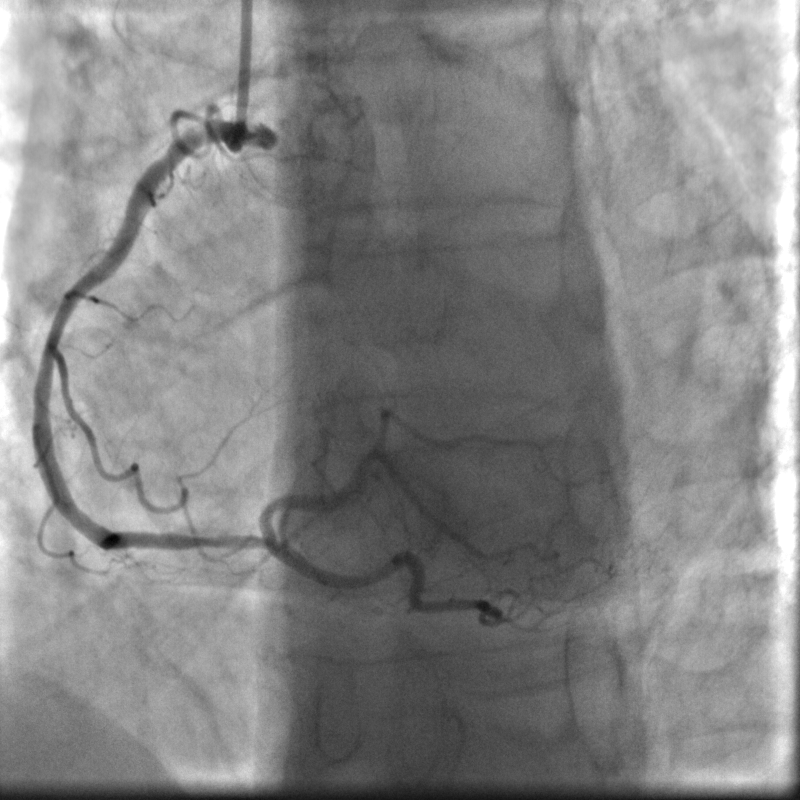
#> input picture Report_selected_images/14_021_1_0078.png, 800 x 800 px; its folder holds only this picture in this run
$ python -i preprocessing_teresa.py   (imports and definitions only)   (older library calls are emulated)
#> lines starting #> are read from the running program, lines starting #| are printed output that depends on the picture
#> further down, picture is the input picture: shape (800, 800); min 0, max 255, mean 132.8
import numpy as np
import cv2
from scipy.stats import entropy as scipy_entropy
from pathlib import Path
import matplotlib.pyplot as plt
from ipywidgets import interact, FloatSlider, Dropdown
import random
from src.utils import *
from src.preprocessing import *
from collections import defaultdict
from src.preprocessing import _sample_patient_frames
from src.preprocessing import subtract_background
from src.preprocessing import (
    _sample_patient_frames,
    subtract_background,
    histogram_match_realtime
)

from skimage.filters import frangi
from skimage.filters import sato
from skimage.morphology import skeletonize
from scipy.ndimage import binary_fill_holes
from skimage import exposure

from ipywidgets import interact
from ipywidgets import IntSlider
from ipywidgets import FloatSlider

from src.utils import load_image

# ─────────────────────────────────────────────────────────────
# Quality metrics
# ─────────────────────────────────────────────────────────────

def shannon_entropy(image):
    """
    Shannon entropy of the pixel intensity histogram.

    Measures how spread the histogram is across the 256 bins.
    A perfectly flat histogram (maximum information) = log2(256) ≈ 8 bits.
    A narrow, peaked histogram (low contrast) → low entropy.

    Parameters:
        image : grayscale uint8 numpy array

    Returns:
        float — entropy in bits (0–8)
    """
    hist, _ = np.histogram(image.ravel(), bins=256, range=(0, 256))
    hist = hist[hist > 0].astype(np.float64)
    prob = hist / hist.sum()
    return float(-np.sum(prob * np.log2(prob)))


# [19 lines left out: function laplacian_variance, not called in this run]


def tenengrad(image, ksize=3):
    """
    Tenengrad focus measure based on the Sobel gradient magnitude.

    More robust to noise than Laplacian variance because it uses
    directional gradients (Gx, Gy) rather than a second derivative.
    Useful as an alternative sharpness metric.

    Parameters:
        image : grayscale uint8 numpy array
        ksize : Sobel kernel size (default 3)

    Returns:
        float — mean squared gradient magnitude (higher = sharper)
    """
    gx = cv2.Sobel(image, cv2.CV_64F, 1, 0, ksize=ksize)
    gy = cv2.Sobel(image, cv2.CV_64F, 0, 1, ksize=ksize)
    return float(np.mean(gx**2 + gy**2))


# [20 lines left out: function composite_score, not called in this run]


# ─────────────────────────────────────────────────────────────
# Core: find optimal clip limit for a single image
# ─────────────────────────────────────────────────────────────

METRIC_FUNCTIONS = {
    "entropy":    shannon_entropy,
    "sharpness":  laplacian_variance,
    "tenengrad":  tenengrad,
    "composite":  None,           # handled separately
}

def find_optimal_clip(
    image,
    clip_range=(0.5, 4.0),
    n_steps=20,
    grid_size=(8, 8),
    metric="composite",
    alpha=0.6,
    beta=0.4,
):
    """
    Sweeps clip_limit values and selects the one that maximises the
    chosen quality metric after CLAHE is applied to `image`.

    Parameters:
        image      : grayscale uint8 numpy array (typically the middle frame
                     of a serie after background subtraction)
        clip_range : (min, max) of the clip_limit sweep
        n_steps    : number of candidate values to evaluate
        grid_size  : CLAHE tile grid size (default (8, 8))
        metric     : one of "entropy", "sharpness", "tenengrad", "composite"
        alpha      : composite weight for entropy   (ignored for other metrics)
        beta       : composite weight for tenengrad (ignored for other metrics)

    Returns:
        dict with keys:
            "optimal_clip"   : float — best clip_limit found
            "clips"          : list of clip values evaluated
            "scores"         : list of metric scores (same order as clips)
            "metric"         : name of metric used
    """
#> called with clip_range = (0.5, 4), n_steps = 20, grid_size = (8, 8), metric = 'composite', alpha = 0.6, beta = 0.4
    clips  = np.linspace(clip_range[0], clip_range[1], n_steps)
    scores = []

    if metric == "composite":
        raw_entropy   = []
        raw_tenengrad = []
        for c in clips:
            clahe = cv2.createCLAHE(clipLimit=float(c), tileGridSize=grid_size)
            enhanced = clahe.apply(image)
            raw_entropy.append(shannon_entropy(enhanced))
            raw_tenengrad.append(tenengrad(enhanced))
#> this loop made 20 passes
#> pass 1, in tenengrad, `gx = cv2.Sobel(image, cv2.CV_64F, 1, 0, ksize=ksize)`:
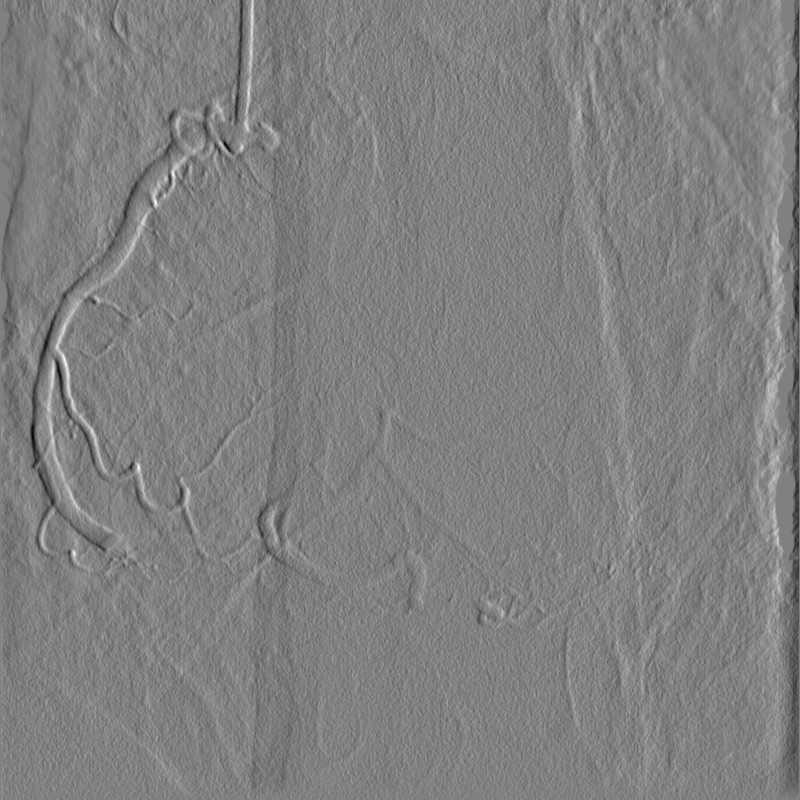
#> gx: shape (800, 800) float64; min -318, max 312, mean -0.8; drawn with min black and max white
#> pass 1, in tenengrad, `gy = cv2.Sobel(image, cv2.CV_64F, 0, 1, ksize=ksize)`:
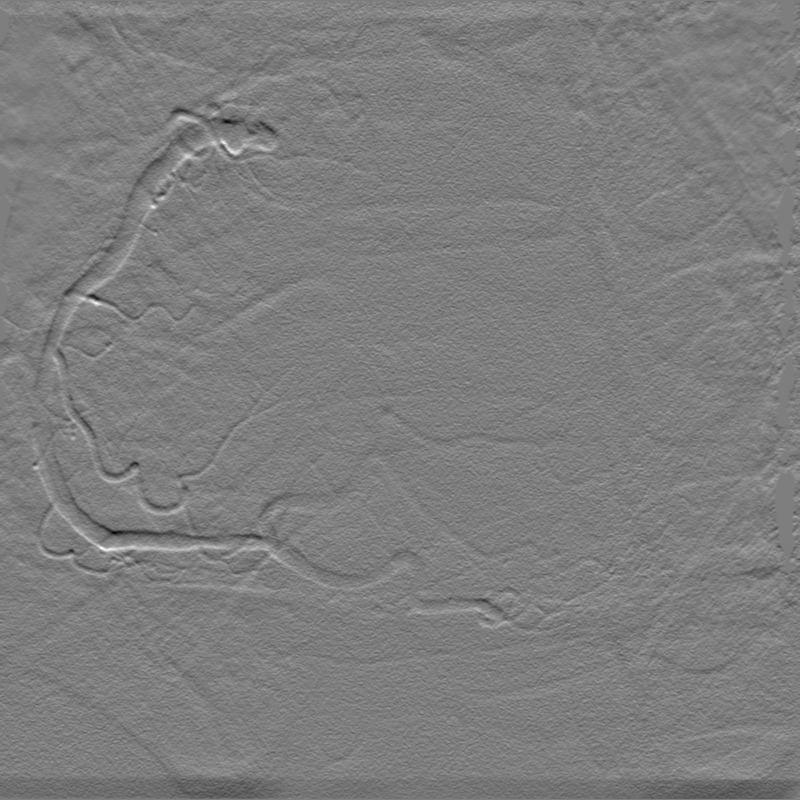
#> gy: shape (800, 800) float64; min -328, max 333, mean -1.2; drawn with min black and max white
#> pass 2, in find_optimal_clip, `enhanced = clahe.apply(image)`:
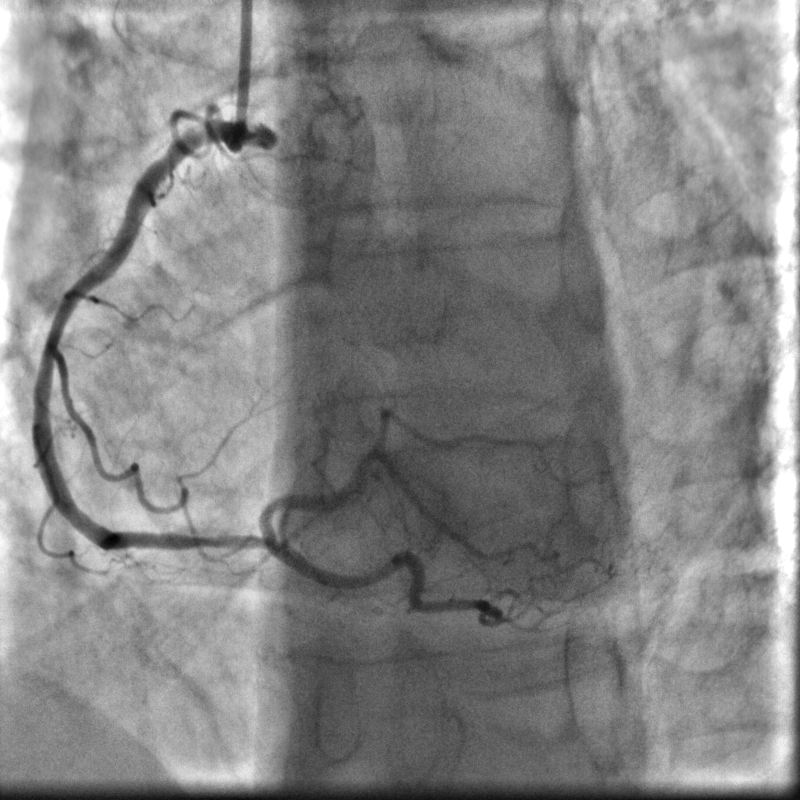
#> enhanced: shape (800, 800); min 1, max 255, mean 132.4
#> after the loop:
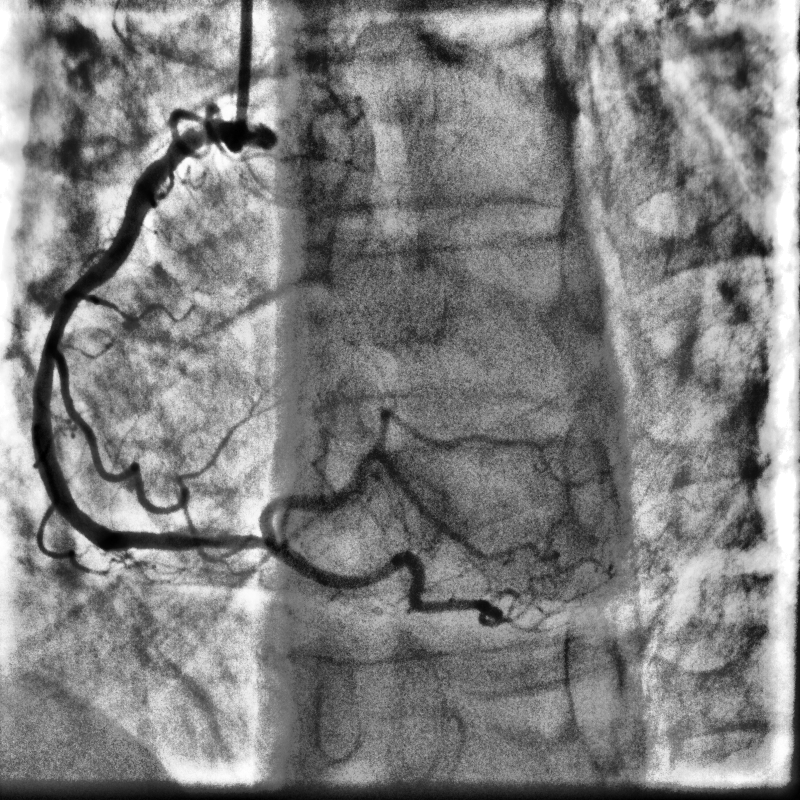
#> enhanced: shape (800, 800); min 0, max 255, mean 128.5
#> after the loop, raw_entropy = [7.26, 7.28, 7.31, 7.34, 7.37, 7.4, 7.43, 7.45, 7.48, 7.5, 7.52, 7.54, 7.56, 7.58, 7.6, 7.62, 7.64, 7.65, 7.67, 7.69]; raw_tenengrad = [1636.2, 1891.3, 2151.4, 2467.9, 2756.5, 3065.3, 3384.9, 3722.2, 4119.4, 4482.3, 4851.5, 5227.1, 5622, 6063.5, 6461, 6864.3, 7264.9, 7678.2, 8140.6, 8546.4]

        # Min-max normalise each component independently
        e_arr = np.array(raw_entropy)
#> e_arr = 20 values from 7.26 to 7.69
        t_arr = np.array(raw_tenengrad)
#> t_arr = 20 values from 1636.2 to 8546.4
        e_norm = (e_arr - e_arr.min()) / (np.ptp(e_arr) + 1e-9)
#> e_norm = 20 values from 0 to 1
        t_norm = (t_arr - t_arr.min()) / (np.ptp(t_arr) + 1e-9)
#> t_norm = 20 values from 0 to 1
        scores = list(alpha * e_norm + beta * t_norm)
#> scores = [0, 0.0456, 0.101, 0.169, 0.224, 0.28, 0.337, 0.391, 0.453, 0.504, 0.556, 0.607, 0.657, 0.712, 0.762, 0.81, 0.856, 0.903, 0.955, 1]

    else:
        fn = METRIC_FUNCTIONS[metric]
        for c in clips:
            clahe = cv2.createCLAHE(clipLimit=float(c), tileGridSize=grid_size)
            enhanced = clahe.apply(image)
            scores.append(fn(enhanced))

    best_idx = int(np.argmax(scores))
#> best_idx = 19
    return {
        "optimal_clip": float(clips[best_idx]),
        "clips":        list(clips),
        "scores":       scores,
        "metric":       metric,
    }


# ─────────────────────────────────────────────────────────────
# Per-serie optimal clip limit
# ─────────────────────────────────────────────────────────────

# [2272 lines left out: functions compute_optimal_clips_for_series, apply_adaptive_clahe, plot_metric_curve, browse_adaptive_vs_fixed_grid, plot_clip_distribution, apply_gamma and 26 more, not called in this run]

>>> import cv2
>>> picture = cv2.imread('../Report_selected_images/14_021_1_0078.png', cv2.IMREAD_GRAYSCALE)
>>> result = find_optimal_clip(picture)
#> result = 4 items

$ run again, on Report_selected_images/14_088_2_0026.png
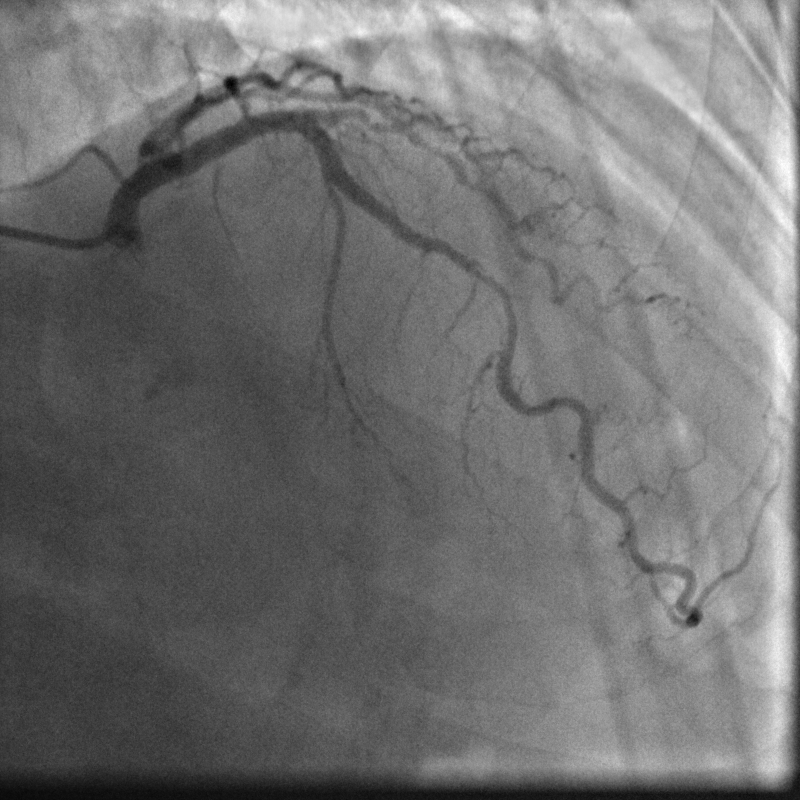
#> input picture Report_selected_images/14_088_2_0026.png, 800 x 800 px
#> picture is the input picture: shape (800, 800); min 0, max 255, mean 113.3
#> the loop in find_optimal_clip, `for c in clips:` made 20 passes
#> pass 1, in tenengrad, `gy = cv2.Sobel(image, cv2.CV_64F, 0, 1, ksize=ksize)`:
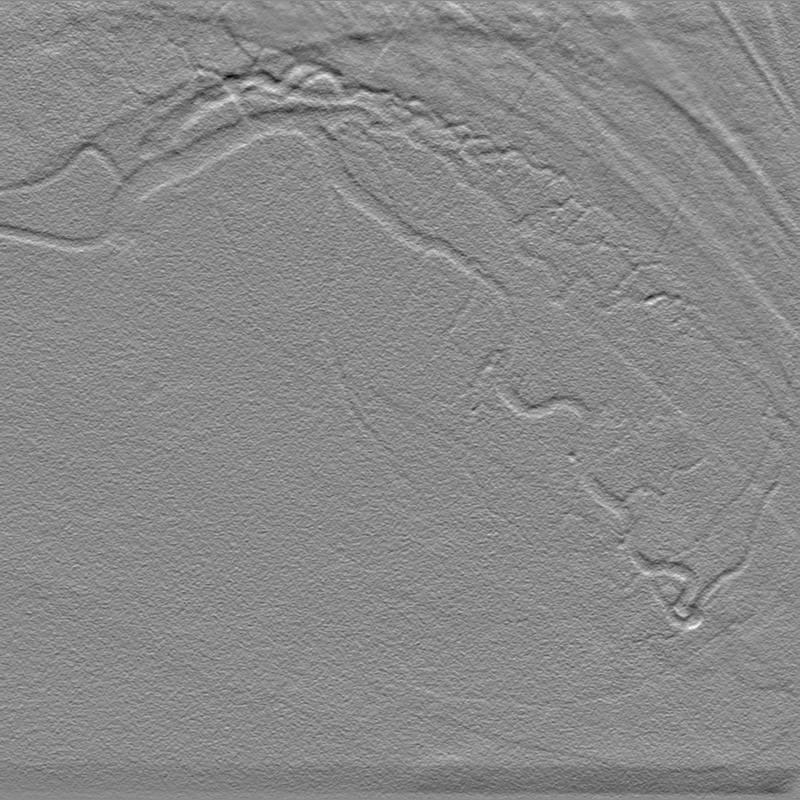
#> gy: shape (800, 800) float64; min -274, max 232, mean -1.4; drawn with min black and max white
#> after the loop in find_optimal_clip, `for c in clips:`:
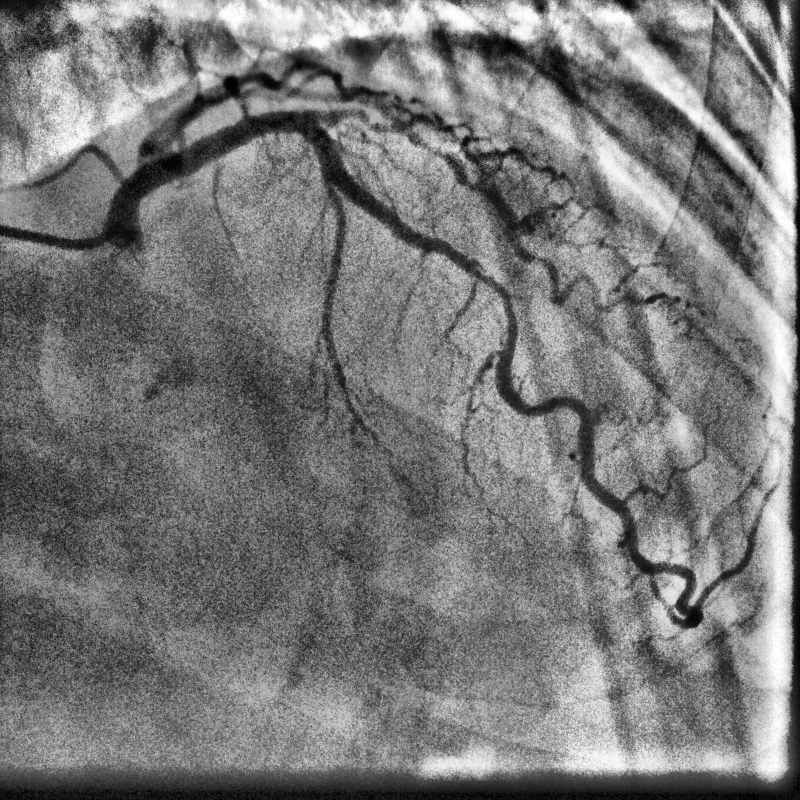
#> enhanced: shape (800, 800); min 0, max 255, mean 120.7
#> after the loop in find_optimal_clip, `for c in clips:`: raw_entropy = [7.28, 7.28, 7.28, 7.29, 7.3, 7.31, 7.33, 7.35, 7.38, 7.41, 7.43, 7.46, 7.48, 7.51, 7.53, 7.56, 7.58, 7.6, 7.62, 7.64]; raw_tenengrad = [1942.9, 2295.1, 2680.8, 3157.1, 3603.5, 4077.5, 4575.4, 5107.5, 5731.4, 6299.3, 6894.7, 7495, 8110.9, 8835.2, 9487.4, 10146.4, 10797.4, 11488.1, 12266.5, 12964.7]
#> e_arr = 20 values, max 7.64 at index 19, min 7.28 at index 1, mean 7.43
#> t_arr = 20 values from 1942.9 to 12964.7
#> e_norm = 20 values, max 1 at index 19, min 0 at index 1, mean 0.424
#> t_norm = 20 values from 0 to 1
#> scores = [0.000264, 0.0128, 0.0362, 0.0632, 0.0978, 0.141, 0.188, 0.244, 0.31, 0.372, 0.435, 0.499, 0.562, 0.634, 0.699, 0.757, 0.815, 0.877, 0.944, 1]
#> best_idx = 19
#> result = 4 items

$ run again, on Report_selected_images/14_092_2_0036.png
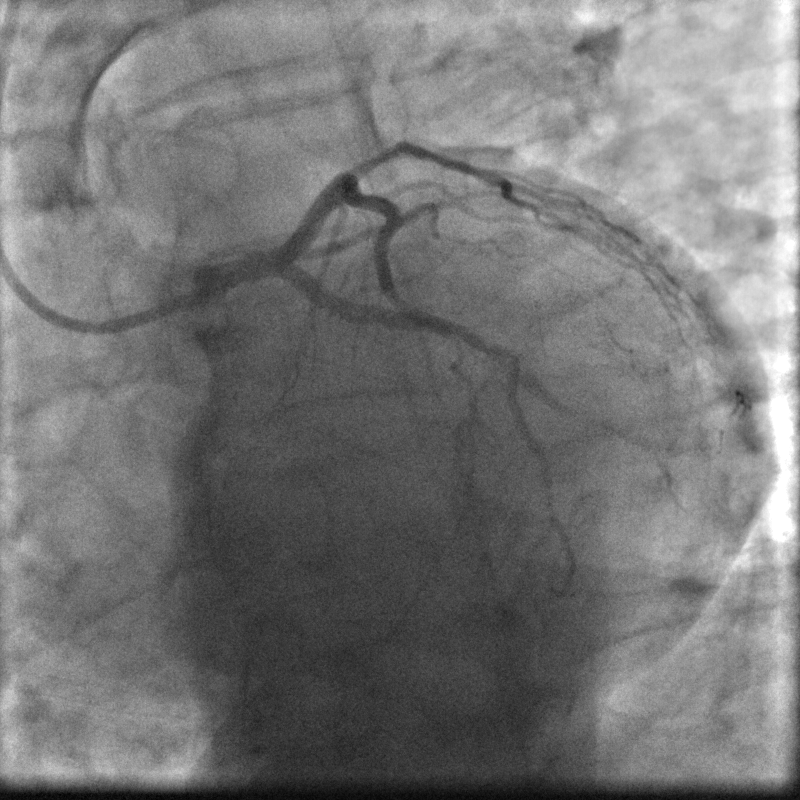
#> input picture Report_selected_images/14_092_2_0036.png, 800 x 800 px
#> picture is the input picture: shape (800, 800); min 0, max 255, mean 118.5
#> the loop in find_optimal_clip, `for c in clips:` made 20 passes
#> pass 1, in tenengrad, `gy = cv2.Sobel(image, cv2.CV_64F, 0, 1, ksize=ksize)`:
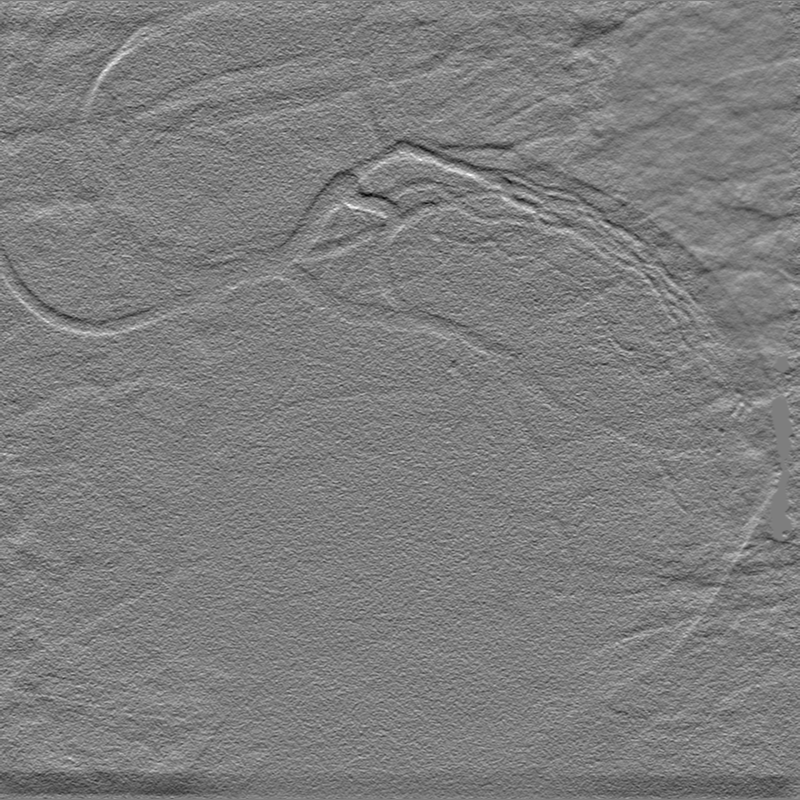
#> gy: shape (800, 800) float64; min -232, max 234, mean -1.3; drawn with min black and max white
#> after the loop in find_optimal_clip, `for c in clips:`:
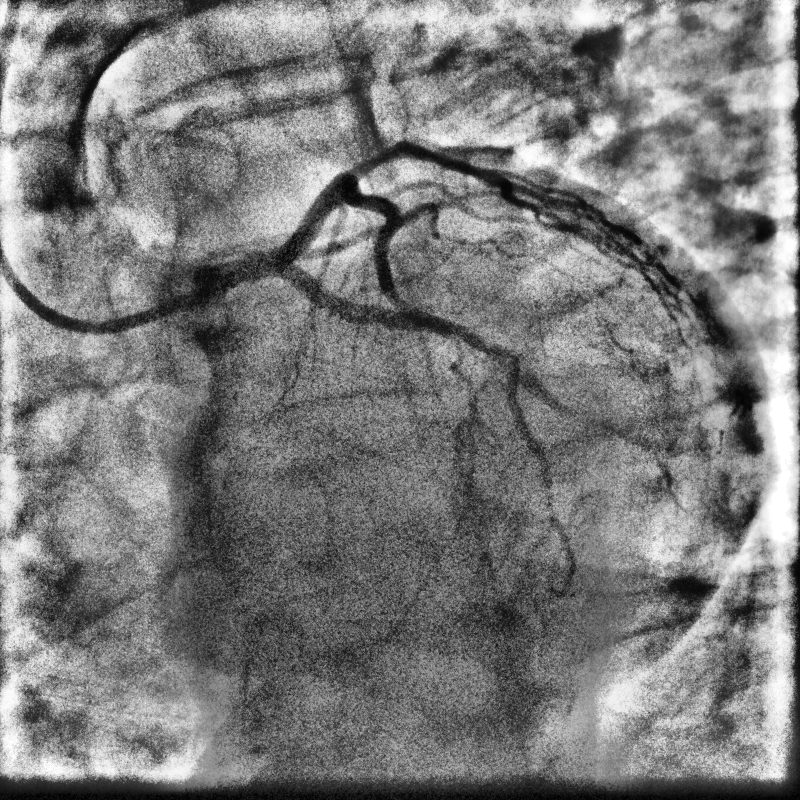
#> enhanced: shape (800, 800); min 0, max 255, mean 123.5
#> after the loop in find_optimal_clip, `for c in clips:`: raw_entropy = [7.35, 7.36, 7.36, 7.37, 7.38, 7.4, 7.42, 7.45, 7.47, 7.5, 7.52, 7.55, 7.57, 7.6, 7.62, 7.64, 7.66, 7.68, 7.7, 7.72]; raw_tenengrad = [2250.7, 2628.3, 3042.3, 3552.9, 4024.7, 4535.7, 5074.3, 5636.7, 6311.4, 6933.7, 7559.5, 8217.7, 8876.7, 9658.8, 10363.3, 11071.1, 11782.5, 12508.8, 13327.1, 14036.4]
#> e_arr = 20 values from 7.35 to 7.72
#> t_arr = 20 values from 2250.7 to 14036.4
#> e_norm = 20 values from 0 to 1
#> scores = [0, 0.0148, 0.0323, 0.0671, 0.108, 0.153, 0.206, 0.262, 0.329, 0.394, 0.455, 0.515, 0.578, 0.649, 0.709, 0.769, 0.827, 0.885, 0.947, 1]
#> best_idx = 19
#> result = 4 items
